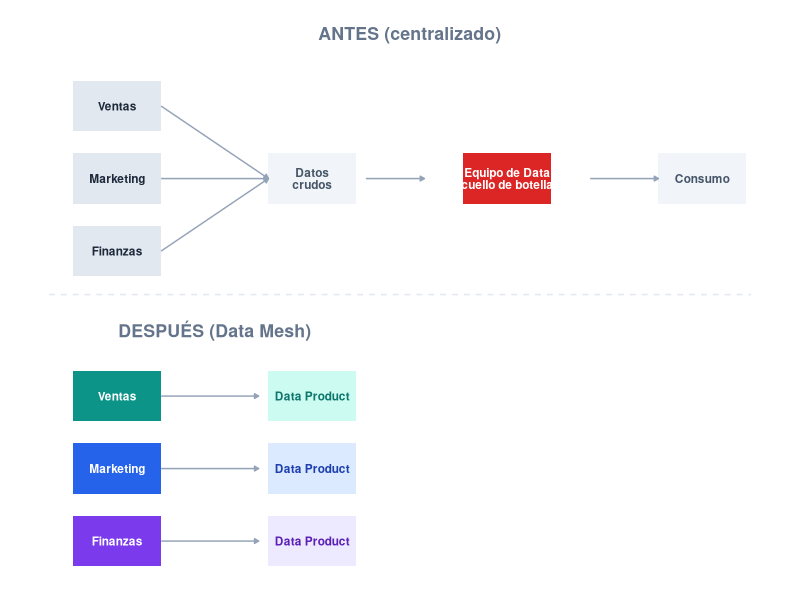
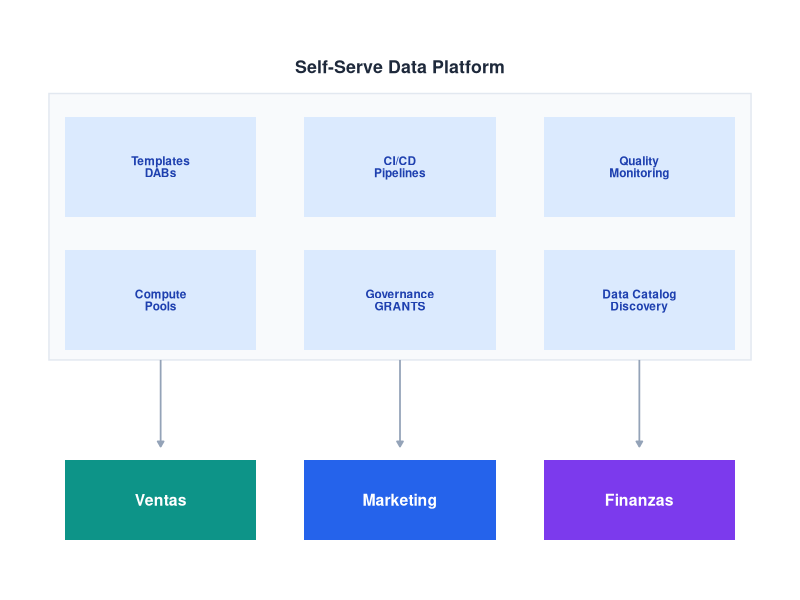

The R source for these figures, in order:
## ---- chunk 1
#| echo: false
#| warning: false
#| message: false
#| fig-width: 8
#| fig-height: 4
#| fig-align: center

library(ggplot2)

# --- ANTES (centralizado) ---
before_nodes <- data.frame(
  x     = c(1, 1, 1, 3, 5, 7),
  y     = c(3, 2, 1, 2, 2, 2),
  label = c("Ventas", "Marketing", "Finanzas", "Datos\ncrudos", "Equipo de Data\n(cuello de botella)", "Consumo"),
  color = c("#e2e8f0","#e2e8f0","#e2e8f0","#f1f5f9","#dc2626","#f1f5f9"),
  text_color = c("#1e293b","#1e293b","#1e293b","#475569","#ffffff","#475569")
)

before_arrows <- data.frame(
  x = c(1.45, 1.45, 1.45, 3.55, 5.85),
  xend = c(2.55, 2.55, 2.55, 4.15, 6.55),
  y = c(3, 2, 1, 2, 2),
  yend = c(2, 2, 2, 2, 2)
)

# --- DESPUÉS (Data Mesh) ---
after_nodes <- data.frame(
  x = c(1, 1, 1, 3, 3, 3),
  y = c(-1, -2, -3, -1, -2, -3),
  label = c("Ventas", "Marketing", "Finanzas", "Data Product", "Data Product", "Data Product"),
  color = c("#0d9488","#2563eb","#7c3aed","#ccfbf1","#dbeafe","#ede9fe"),
  text_color = c("#ffffff","#ffffff","#ffffff","#0f766e","#1e40af","#5b21b6")
)

after_arrows <- data.frame(
  x = c(1.45, 1.45, 1.45), xend = c(2.45, 2.45, 2.45),
  y = c(-1, -2, -3), yend = c(-1, -2, -3)
)

ggplot() +
  # Titles

  annotate("text", x = 4, y = 4.0, label = "ANTES (centralizado)", fontface = "bold", size = 4.5, color = "#64748b") +
  annotate("text", x = 2, y = -0.1, label = "DESPUÉS (Data Mesh)", fontface = "bold", size = 4.5, color = "#64748b") +
  # Before
  geom_tile(data = before_nodes, aes(x = x, y = y, fill = color),
            width = 0.9, height = 0.7, color = NA, show.legend = FALSE) +
  geom_text(data = before_nodes, aes(x = x, y = y, label = label, color = text_color),
            size = 3, fontface = "bold", lineheight = 0.85, show.legend = FALSE) +
  geom_segment(data = before_arrows, aes(x = x, xend = xend, y = y, yend = yend),
               arrow = arrow(length = unit(0.12, "cm"), type = "closed"),
               color = "#94a3b8", linewidth = 0.5) +
  # After
  geom_tile(data = after_nodes, aes(x = x, y = y, fill = color),
            width = 0.9, height = 0.7, color = NA, show.legend = FALSE) +
  geom_text(data = after_nodes, aes(x = x, y = y, label = label, color = text_color),
            size = 3, fontface = "bold", show.legend = FALSE) +
  geom_segment(data = after_arrows, aes(x = x, xend = xend, y = y, yend = yend),
               arrow = arrow(length = unit(0.12, "cm"), type = "closed"),
               color = "#94a3b8", linewidth = 0.5) +
  # Divider
  annotate("segment", x = 0.3, xend = 7.5, y = 0.4, yend = 0.4,
           color = "#e2e8f0", linewidth = 0.5, linetype = "dashed") +
  scale_fill_identity() +
  scale_color_identity() +
  theme_void() +
  theme(plot.margin = margin(5, 10, 5, 10))
## ---- chunk 2
#| echo: false
#| warning: false
#| message: false
#| fig-width: 7
#| fig-height: 3.5
#| fig-align: center

library(ggplot2)

# Platform components (2 rows of 3)
platform <- data.frame(
  x = c(1, 2.5, 4, 1, 2.5, 4),
  y = c(3, 3, 3, 2, 2, 2),
  label = c("Templates\nDABs", "CI/CD\nPipelines", "Quality\nMonitoring",
            "Compute\nPools", "Governance\nGRANTS", "Data Catalog\nDiscovery")
)

# Domains
domains <- data.frame(
  x = c(1, 2.5, 4),
  y = c(0.5, 0.5, 0.5),
  label = c("Ventas", "Marketing", "Finanzas"),
  color = c("#0d9488", "#2563eb", "#7c3aed")
)

arrows <- data.frame(x = c(1, 2.5, 4), y = 1.55, yend = 0.9)

ggplot() +
  # Platform background
  annotate("rect", xmin = 0.3, xmax = 4.7, ymin = 1.55, ymax = 3.55,
           fill = "#f8fafc", color = "#e2e8f0", linewidth = 0.5) +
  annotate("text", x = 2.5, y = 3.75, label = "Self-Serve Data Platform",
           fontface = "bold", size = 4.5, color = "#1e293b") +
  # Platform tiles
  geom_tile(data = platform, aes(x = x, y = y), width = 1.2, height = 0.75,
            fill = "#dbeafe", color = NA) +
  geom_text(data = platform, aes(x = x, y = y, label = label),
            size = 3, color = "#1e40af", fontface = "bold", lineheight = 0.85) +
  # Arrows
  geom_segment(data = arrows, aes(x = x, xend = x, y = y, yend = yend),
               arrow = arrow(length = unit(0.15, "cm"), type = "closed"),
               color = "#94a3b8", linewidth = 0.6) +
  # Domains
  geom_tile(data = domains, aes(x = x, y = y, fill = color),
            width = 1.2, height = 0.6, color = NA, show.legend = FALSE) +
  geom_text(data = domains, aes(x = x, y = y, label = label),
            size = 4, color = "white", fontface = "bold") +
  scale_fill_identity() +
  coord_cartesian(ylim = c(0, 4)) +
  theme_void() +
  theme(plot.margin = margin(5, 10, 5, 10))
